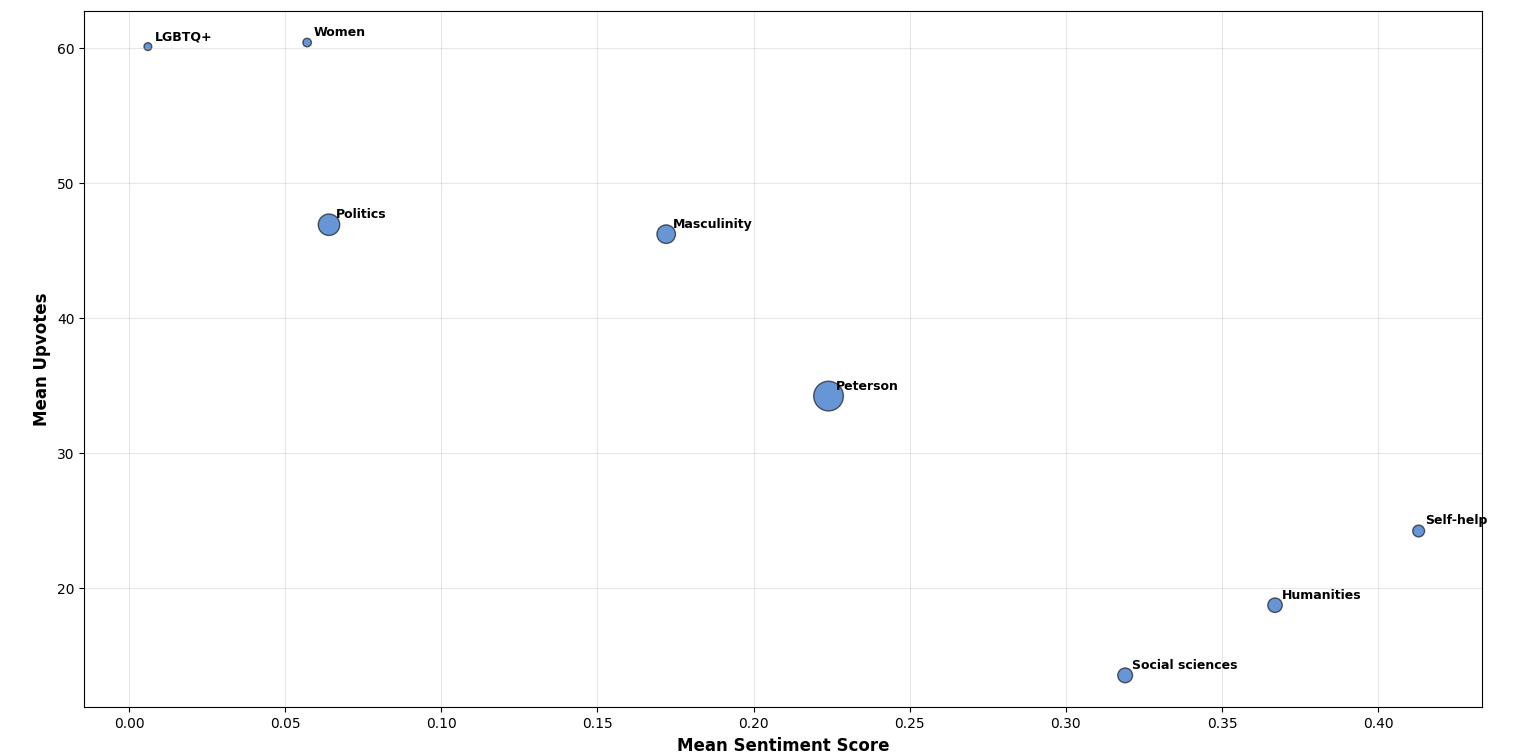

Write the Python code that produced this figure.
import json
import matplotlib.pyplot as plt
import numpy as np

# Load the JSON data
with open('engagement_analysis.json', 'r') as f:
    data = json.load(f)

# Extract theme performance data
themes = data['theme_performance']

# Map theme names to custom titles
theme_mapping = {
    'lgbtq': 'LGBTQ+',
    'women': 'Women',
    'politics': 'Politics',
    'masculinity': 'Masculinity',
    'peterson': 'Peterson',
    'self-help': 'Self-help',
    'humanities': 'Humanities',
    'socialsciences': 'Social sciences'
}

# Prepare data for plotting
theme_names = [theme_mapping.get(theme['theme'], theme['theme']) for theme in themes]
sentiment_scores = [theme['mean_sentiment'] for theme in themes]
upvotes = [theme['mean_upvotes'] for theme in themes]
total_posts = [theme['total_posts'] for theme in themes]

# Create the bubble chart
fig, ax = plt.subplots(figsize=(12, 10))

# Create colors - use a single color scheme
colors = '#0051ba'

# Create bubble sizes (scale them for better visualization)
bubble_sizes = [posts/100 for posts in total_posts]  # Scale down for reasonable bubble sizes

# Create the scatter plot
scatter = ax.scatter(sentiment_scores, upvotes, s=bubble_sizes, 
                    c=colors, alpha=0.6, edgecolors='black', linewidth=1)

# Add labels for each bubble
for i, theme in enumerate(theme_names):
    ax.annotate(theme, (sentiment_scores[i], upvotes[i]), 
                xytext=(5, 5), textcoords='offset points', fontsize=9, 
                fontweight='bold', ha='left')

# Customize the plot
ax.set_xlabel('Mean Sentiment Score', fontsize=12, fontweight='bold')
ax.set_ylabel('Mean Upvotes', fontsize=12, fontweight='bold')

# Add grid
ax.grid(True, alpha=0.3)

# Improve layout and display
plt.tight_layout()
plt.show()

# Print summary statistics
print("Theme Performance Summary:")
print("-" * 40)
for i, theme in enumerate(themes):
    print(f"{theme_names[i]:<15} | Posts: {theme['total_posts']:>6,} | "
          f"Sentiment: {theme['mean_sentiment']:>6.3f} | "
          f"Upvotes: {theme['mean_upvotes']:>6.1f}")
